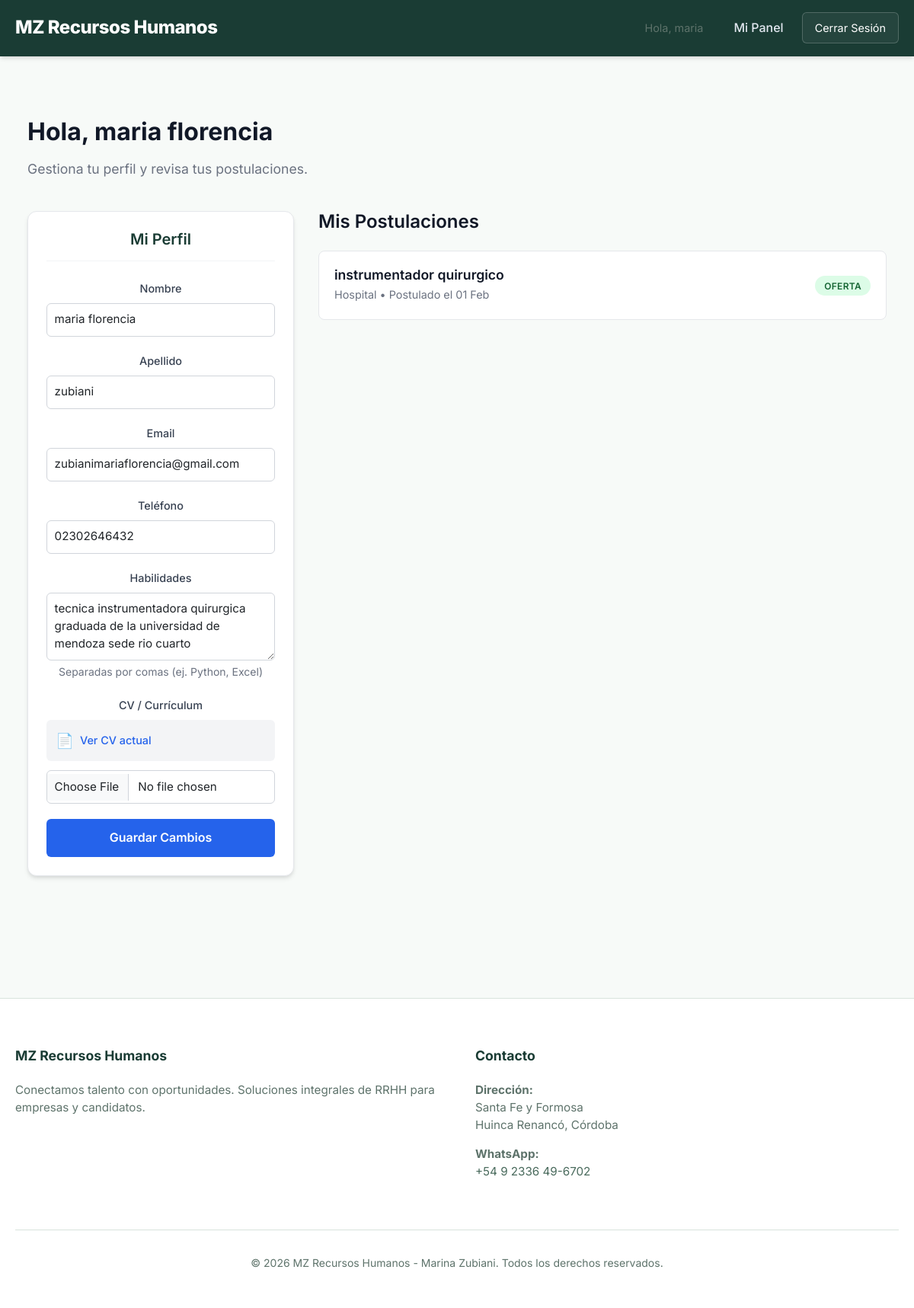
The page /candidates/dashboard/ (signed in) on the database as committed earlier.
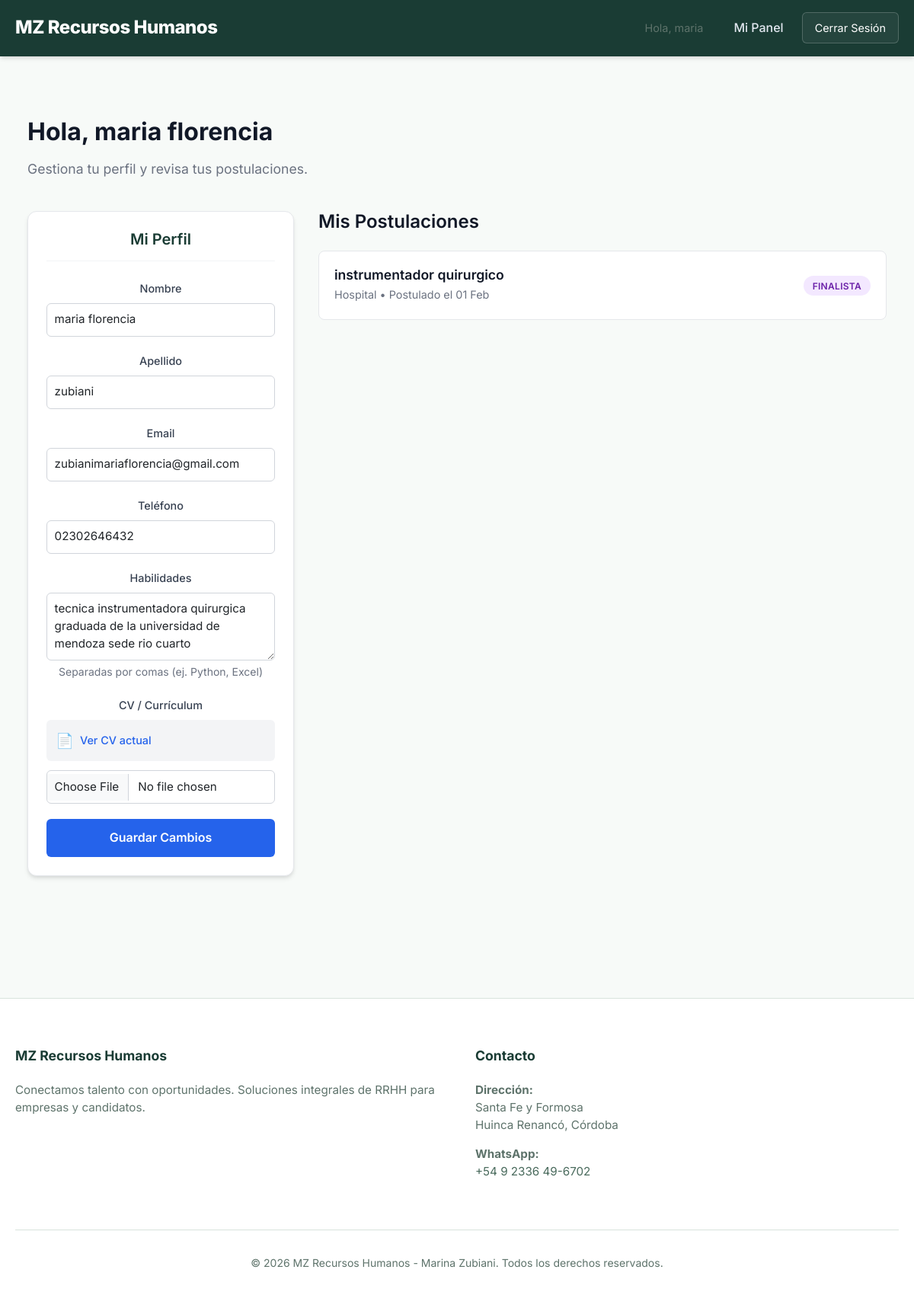
The same page on the database as committed later.
### applications/models.py (models this page shows, shortened)
class Application(models.Model):
    STATUS_CHOICES = [
        ('applied', 'Applied (Postulado)'),
        ('initial_interview', 'Initial Interview (Entrevista Inicial)'),
        ('tech_evaluation', 'Tech Evaluation (Evaluación Técnica)'),
        ('shortlist', 'Shortlist (Terna Final)'),
        ('offer', 'Offer (Oferta)'),
        ('hired', 'Hired (Contratado)'),
        ('rejected', 'Rejected (Descartado)'),
    ]
    vacancy = models.ForeignKey(Vacancy, related_name='applications', on_delete=models.CASCADE)
    candidate = models.ForeignKey(Candidate, related_name='applications', on_delete=models.CASCADE)
    status = models.CharField(max_length=20, choices=STATUS_CHOICES, default='applied')
    match_score = models.IntegerField(default=0, help_text="Percentage match based on skills (0-100)")
    applied_at = models.DateTimeField(auto_now_add=True)
    notes = models.TextField(blank=True)
    ai_summary = models.TextField(blank=True, help_text="AI-generated summary of the candidate")
    ai_match_score = models.IntegerField(null=True, blank=True, help_text="AI-calculated match score (0-100)")
    ai_feedback = models.TextField(blank=True, help_text="Detailed AI feedback on the match")

### clients/models.py (models this page shows, shortened)
class Vacancy(models.Model):
    STATUS_CHOICES = [
        ('active', 'Active'),
        ('closed', 'Closed'),
        ('on_hold', 'On Hold'),
    ]
    company = models.ForeignKey(Company, related_name='vacancies', on_delete=models.CASCADE)
    title = models.CharField(max_length=255)
    description = models.TextField()
    required_skills = models.TextField(blank=True, help_text="Comma-separated skills required for ranking (e.g. Python, Django, SQL)")
    status = models.CharField(max_length=20, choices=STATUS_CHOICES, default='active')
    created_at = models.DateTimeField(auto_now_add=True)

class Company(models.Model):
    user = models.OneToOneField(User, on_delete=models.CASCADE, null=True, blank=True, related_name='company_profile')
    name = models.CharField(max_length=200)
    industry = models.CharField(max_length=255, blank=True)
    description = models.TextField(blank=True)
    email = models.EmailField(blank=True, null=True)
    phone = models.CharField(max_length=20, blank=True, null=True)
    created_at = models.DateTimeField(auto_now_add=True)

### candidates/views.py (the view)
# urls.py: path('dashboard/', views.candidate_dashboard, name='candidate_dashboard'),
@login_required
def candidate_dashboard(request):
    candidate, created = Candidate.objects.get_or_create(user=request.user)
    if request.method == 'POST':
        form = CandidateProfileForm(request.POST, request.FILES, instance=candidate)
        if form.is_valid():
            form.save()
            return redirect('candidate_dashboard')
    else:
        form = CandidateProfileForm(instance=candidate)
    applications = Application.objects.filter(candidate=candidate).order_by('-applied_at')
    return render(request, 'candidates/dashboard.html', {
        'candidate': candidate,
        'applications': applications,
        'form': form
    })

### hr_project/templates/candidates/dashboard.html (shortened to what the changed rows need)
{% extends "base.html" %}
{% block content %}
<div class="container" style="max-width: 1200px; padding: 2rem 1rem;">
    <div style="margin-bottom: 2.5rem;">
        <h1 style="font-size: 2rem; font-weight: 700; color: #111827;">Hola, {{ candidate.first_name }}</h1>
    </div>
    <div class="dashboard-grid">
        <div class="card profile-card">
            <h2
                style="font-size: 1.25rem; font-weight: 600; margin-top: 0; margin-bottom: 1.5rem; padding-bottom: 1rem; border-bottom: 1px solid #f3f4f6;">
                Mi Perfil</h2>
        </div>
        <div>
            <h2 style="font-size: 1.5rem; font-weight: 600; color: #111827; margin-top: 0; margin-bottom: 1.5rem;">Mis
                Postulaciones</h2>
            {% if applications %}
            {% for app in applications %}
            <div class="app-card">
                <div>
                    <h3 style="margin: 0; font-size: 1.1rem; font-weight: 600; color: #111827;">{{ app.vacancy.title }}
                    </h3>
                    <div style="color: #6b7280; font-size: 0.9rem; margin-top: 0.25rem;">
                        {{ app.vacancy.company.name }} • Postulado el {{ app.applied_at|date:"d M" }}
                    </div>
                </div>
                <div>
                    {% if app.status == 'applied' %}
                    <span class="status-badge status-applied">Recibido</span>
                    {% elif app.status == 'initial_interview' %}
                    <span class="status-badge status-interview">Entrevista</span>
                    {% elif app.status == 'tech_evaluation' %}
                    <span class="status-badge status-tech">Evaluación</span>
                    {% elif app.status == 'shortlist' %}
                    <span class="status-badge status-shortlist">Finalista</span>
                    {% elif app.status == 'offer' %}
                    <span class="status-badge status-offer">Oferta</span>
                    {% elif app.status == 'rejected' %}
                    <span class="status-badge status-rejected">Descartado</span>
                    {% else %}
                    <span class="status-badge" style="background: #e5e7eb;">{{ app.status }}</span>
                    {% endif %}
                </div>
            </div>
            {% endfor %}
            {% endif %}
        </div>
    </div>
</div>
{% endblock %}

Rows that differ between the two databases and show on the page:
changed Application "01 Feb": status "OFERTA" → "FINALISTA"
